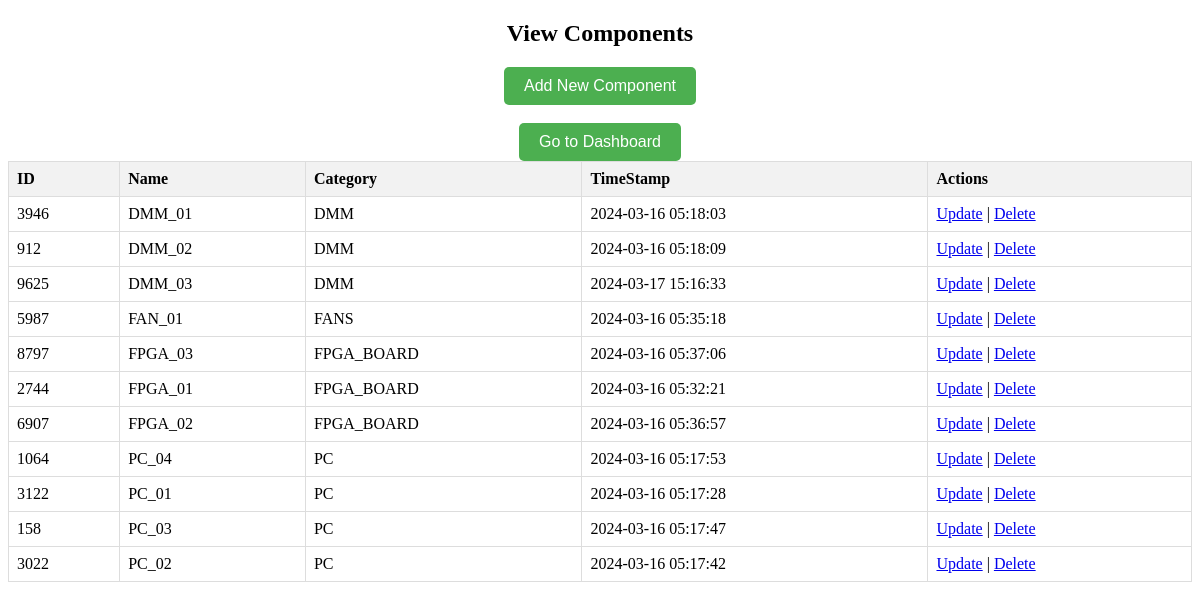
The app's page /view_components.php (signed in) with its own data.
### tables this page shows
CREATE TABLE `components` (
  `id` int(11) NOT NULL,
  `name` varchar(255) NOT NULL,
  `category` varchar(100) DEFAULT NULL,
  `last_entry_date` timestamp NOT NULL DEFAULT current_timestamp(),
  `lab_no` varchar(50) DEFAULT NULL
);

### view_components.php (the view, shortened to what this page needs)
<!DOCTYPE html>
<html lang="en">
<head>
</head>
<body>
    <div class="container">
    <h2>View Components</h2>
    <button onclick="window.location.href = 'edit_components.php';" class="btn">Add New Component</button><br><br>
    <form method="get" action="dashboard.php">
        <button type="submit" class="btn">Go to Dashboard</button>
    </form>
    </div>
    <?php
include_once 'db_connect.php';
function fetchComponentsByLabNo($conn, $lab_no) {
    $sql = "SELECT * FROM components WHERE lab_no = '$lab_no' ORDER BY category";
    $result = $conn->query($sql);
    if ($result->num_rows > 0) {
        echo "<table>";
        echo "<tr><th>ID</th><th>Name</th><th>Category</th><th>TimeStamp</th><th>Actions</th></tr>";
        while($row = $result->fetch_assoc()) {
            echo "<tr>";
            echo "<td>" . $row["id"]. "</td>";
            echo "<td>" . $row["name"]. "</td>";
            echo "<td>" . $row["category"]. "</td>";
            echo "<td>" . $row["last_entry_date"]. "</td>";
            echo "<td><a href='edit_components.php?action=update&id=" . $row["id"] . "'>Update</a> | <a href='edit_components.php?action=delete&id=" . $row["id"] . "'>Delete</a></td>";
            echo "</tr>";
        }
        echo "</table>";
    } else {
        echo "0 results";
    }
}
if (isset($_SESSION['lab_no'])) {
    $lab_no = $_SESSION['lab_no'];
    fetchComponentsByLabNo($conn, $lab_no);
} else {
    echo "Lab number not set in session.";
}
?>
</body>
</html>

### view_components.php (style rules this page uses)
table { border-collapse: collapse; width: 100%; }
th, td { border: 1px solid #dddddd; text-align: left; padding: 8px; }
th { background-color: #f2f2f2; }
.btn { display: inline-block; padding: 10px 20px; background-color: #4CAF50; color: white; text-align: center; text-decoration: none; font-size: 16px; border-radius: 5px; border: none; cursor: pointer; transition: background-color 0.3s; }
.container { text-align: center; }

### records on screen
components: id "3946", name "DMM_01", category "DMM", last_entry_date "2024-03-16 05:18:03"
components: id "912", name "DMM_02", category "DMM", last_entry_date "2024-03-16 05:18:09"
components: id "9625", name "DMM_03", category "DMM", last_entry_date "2024-03-17 15:16:33"
components: id "5987", name "FAN_01", category "FANS", last_entry_date "2024-03-16 05:35:18"
components: id "8797", name "FPGA_03", category "FPGA_BOARD", last_entry_date "2024-03-16 05:37:06"
components: id "2744", name "FPGA_01", category "FPGA_BOARD", last_entry_date "2024-03-16 05:32:21"
components: id "6907", name "FPGA_02", category "FPGA_BOARD", last_entry_date "2024-03-16 05:36:57"
components: id "1064", name "PC_04", category "PC", last_entry_date "2024-03-16 05:17:53"
components: id "3122", name "PC_01", category "PC", last_entry_date "2024-03-16 05:17:28"
components: id "158", name "PC_03", category "PC", last_entry_date "2024-03-16 05:17:47"
components: id "3022", name "PC_02", category "PC", last_entry_date "2024-03-16 05:17:42"
